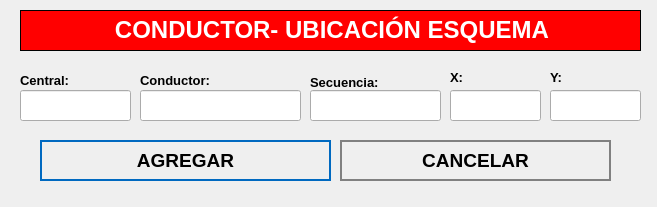
<?xml version="1.0" encoding="UTF-8"?>
<ui version="4.0">
 <class>NewBook</class>
 <widget class="QWidget" name="NewBook">
  <property name="geometry">
   <rect>
    <x>0</x>
    <y>0</y>
    <width>657</width>
    <height>207</height>
   </rect>
  </property>
  <property name="windowTitle">
   <string>Nuevo Registro</string>
  </property>
  <property name="styleSheet">
   <string notr="true">QPushButton
{	
	height: 2em;
 	border-style: solid;
	border-width: 2px;
 	border-color: grey;
	font-weight: bold;
}

QPushButton:hover
{
   	background-color:grey;
	color:white;
}</string>
  </property>
  <widget class="QLabel" name="label">
   <property name="geometry">
    <rect>
     <x>20</x>
     <y>10</y>
     <width>621</width>
     <height>41</height>
    </rect>
   </property>
   <property name="font">
    <font>
     <underline>false</underline>
    </font>
   </property>
   <property name="autoFillBackground">
    <bool>false</bool>
   </property>
   <property name="styleSheet">
    <string notr="true">background-color: red;</string>
   </property>
   <property name="frameShape">
    <enum>QFrame::Box</enum>
   </property>
   <property name="text">
    <string>&lt;html&gt;&lt;head/&gt;&lt;body&gt;&lt;p align=&quot;center&quot;&gt;&lt;span style=&quot; font-size:18pt; font-weight:600; color:#ffffff;&quot;&gt;CONDUCTOR- UBICACIÓN ESQUEMA&lt;/span&gt;&lt;/p&gt;&lt;/body&gt;&lt;/html&gt;</string>
   </property>
  </widget>
  <widget class="QPushButton" name="addButton">
   <property name="geometry">
    <rect>
     <x>40</x>
     <y>140</y>
     <width>291</width>
     <height>41</height>
    </rect>
   </property>
   <property name="font">
    <font>
     <pointsize>14</pointsize>
     <weight>75</weight>
     <bold>true</bold>
    </font>
   </property>
   <property name="cursor">
    <cursorShape>PointingHandCursor</cursorShape>
   </property>
   <property name="styleSheet">
    <string notr="true">QPushButton
{	
	height: 2em;
 	border-style: solid;
	border-width: 2px;
 	border-color: #0069c0;
	font-weight: bold;
}

QPushButton:hover
{
   	background-color:#0069c0;
	color:white;
}</string>
   </property>
   <property name="text">
    <string>AGREGAR</string>
   </property>
   <property name="icon">
    <iconset>
     <normaloff>../assets/icons/add-icon.png</normaloff>../assets/icons/add-icon.png</iconset>
   </property>
   <property name="iconSize">
    <size>
     <width>30</width>
     <height>30</height>
    </size>
   </property>
   <property name="autoDefault">
    <bool>true</bool>
   </property>
   <property name="default">
    <bool>true</bool>
   </property>
   <property name="flat">
    <bool>true</bool>
   </property>
  </widget>
  <widget class="QPushButton" name="cancelButton">
   <property name="geometry">
    <rect>
     <x>340</x>
     <y>140</y>
     <width>271</width>
     <height>41</height>
    </rect>
   </property>
   <property name="font">
    <font>
     <pointsize>14</pointsize>
     <weight>75</weight>
     <bold>true</bold>
    </font>
   </property>
   <property name="cursor">
    <cursorShape>PointingHandCursor</cursorShape>
   </property>
   <property name="styleSheet">
    <string notr="true">QPushButton
{	
	height: 2em;
 	border-style: solid;
	border-width: 2px;
 	border-color: grey;
	font-weight: bold;
}

QPushButton:hover
{
   	background-color:grey;
	color:white;
}</string>
   </property>
   <property name="text">
    <string>CANCELAR</string>
   </property>
   <property name="icon">
    <iconset>
     <normaloff>../assets/icons/cancel-icon.png</normaloff>../assets/icons/cancel-icon.png</iconset>
   </property>
   <property name="iconSize">
    <size>
     <width>30</width>
     <height>30</height>
    </size>
   </property>
   <property name="autoDefault">
    <bool>true</bool>
   </property>
   <property name="default">
    <bool>true</bool>
   </property>
   <property name="flat">
    <bool>true</bool>
   </property>
  </widget>
  <widget class="QLabel" name="label_autoriza">
   <property name="geometry">
    <rect>
     <x>20</x>
     <y>70</y>
     <width>101</width>
     <height>21</height>
    </rect>
   </property>
   <property name="text">
    <string>&lt;html&gt;&lt;head/&gt;&lt;body&gt;&lt;p&gt;&lt;span style=&quot; font-size:10pt; font-weight:600;&quot;&gt;Central:&lt;/span&gt;&lt;/p&gt;&lt;/body&gt;&lt;/html&gt;</string>
   </property>
  </widget>
  <widget class="QLabel" name="label_area_2">
   <property name="geometry">
    <rect>
     <x>140</x>
     <y>70</y>
     <width>171</width>
     <height>21</height>
    </rect>
   </property>
   <property name="text">
    <string>&lt;html&gt;&lt;head/&gt;&lt;body&gt;&lt;p&gt;&lt;span style=&quot; font-size:10pt; font-weight:600;&quot;&gt;Conductor:&lt;/span&gt;&lt;/p&gt;&lt;/body&gt;&lt;/html&gt;</string>
   </property>
  </widget>
  <widget class="QLineEdit" name="inputBarra">
   <property name="geometry">
    <rect>
     <x>140</x>
     <y>90</y>
     <width>161</width>
     <height>31</height>
    </rect>
   </property>
   <property name="font">
    <font>
     <pointsize>12</pointsize>
    </font>
   </property>
  </widget>
  <widget class="QLineEdit" name="inputCodigo">
   <property name="geometry">
    <rect>
     <x>20</x>
     <y>90</y>
     <width>111</width>
     <height>31</height>
    </rect>
   </property>
   <property name="font">
    <font>
     <pointsize>12</pointsize>
    </font>
   </property>
  </widget>
  <widget class="QLabel" name="label_motivoVisita_3">
   <property name="geometry">
    <rect>
     <x>310</x>
     <y>70</y>
     <width>101</width>
     <height>25</height>
    </rect>
   </property>
   <property name="text">
    <string>&lt;html&gt;&lt;head/&gt;&lt;body&gt;&lt;p&gt;&lt;span style=&quot; font-size:10pt; font-weight:600;&quot;&gt;Secuencia:&lt;/span&gt;&lt;/p&gt;&lt;/body&gt;&lt;/html&gt;</string>
   </property>
  </widget>
  <widget class="QLineEdit" name="inputSecuencia">
   <property name="geometry">
    <rect>
     <x>310</x>
     <y>90</y>
     <width>131</width>
     <height>31</height>
    </rect>
   </property>
   <property name="font">
    <font>
     <pointsize>12</pointsize>
    </font>
   </property>
  </widget>
  <widget class="QLineEdit" name="inputX">
   <property name="geometry">
    <rect>
     <x>450</x>
     <y>90</y>
     <width>91</width>
     <height>31</height>
    </rect>
   </property>
   <property name="font">
    <font>
     <pointsize>12</pointsize>
    </font>
   </property>
   <property name="maxLength">
    <number>14</number>
   </property>
  </widget>
  <widget class="QLabel" name="label_horaIngreso_3">
   <property name="geometry">
    <rect>
     <x>450</x>
     <y>65</y>
     <width>71</width>
     <height>25</height>
    </rect>
   </property>
   <property name="text">
    <string>&lt;html&gt;&lt;head/&gt;&lt;body&gt;&lt;p&gt;&lt;span style=&quot; font-size:10pt; font-weight:600;&quot;&gt;X:&lt;/span&gt;&lt;/p&gt;&lt;/body&gt;&lt;/html&gt;</string>
   </property>
  </widget>
  <widget class="QLabel" name="label_horaSalida_3">
   <property name="geometry">
    <rect>
     <x>550</x>
     <y>65</y>
     <width>81</width>
     <height>25</height>
    </rect>
   </property>
   <property name="text">
    <string>&lt;html&gt;&lt;head/&gt;&lt;body&gt;&lt;p&gt;&lt;span style=&quot; font-size:10pt; font-weight:600;&quot;&gt;Y:&lt;/span&gt;&lt;/p&gt;&lt;/body&gt;&lt;/html&gt;</string>
   </property>
  </widget>
  <widget class="QLineEdit" name="inputY">
   <property name="geometry">
    <rect>
     <x>550</x>
     <y>90</y>
     <width>91</width>
     <height>31</height>
    </rect>
   </property>
   <property name="font">
    <font>
     <pointsize>12</pointsize>
    </font>
   </property>
   <property name="maxLength">
    <number>14</number>
   </property>
  </widget>
 </widget>
 <tabstops>
  <tabstop>addButton</tabstop>
  <tabstop>cancelButton</tabstop>
 </tabstops>
 <resources/>
 <connections/>
</ui>
